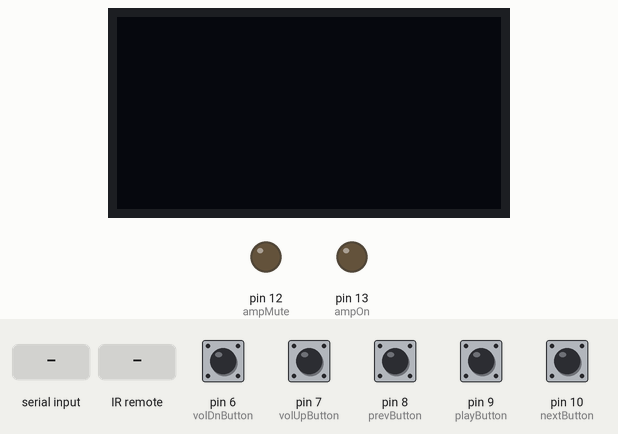
This sketch was run on a simulated Arduino Mega 2560, built with avr-gcc and run on an emulated ATmega2560. Parts: 128×64 one-colour display, output pins drawn as LEDs (lit = HIGH). The test bench sets the inputs (shaded band); at power-on: pin 6 (volDnButton), pin 7 (volUpButton), pin 8 (prevButton), pin 9 (playButton), pin 10 (nextButton) HIGH. The modem accepts every AT command (registered, SIM ready, sends succeed) and sends nothing else; what the sketch prints to the serial monitor is not drawn.

Above: at 1.2 s.
1.3 s: "2" received over the second serial link
At 2.3 s:
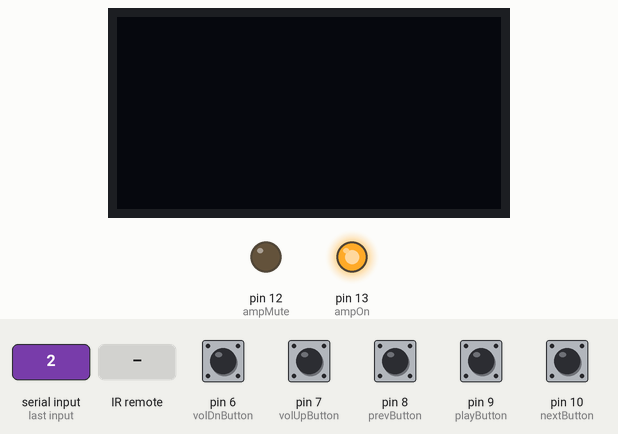
3.0 s: "1" received over the second serial link
At 3.15 s:
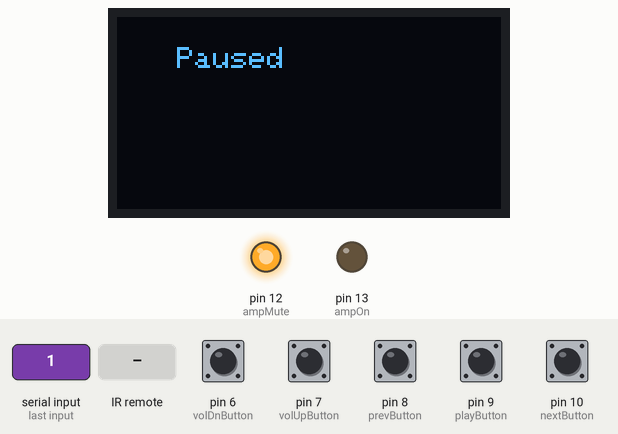
4.7 s: "4" received over the second serial link
At 4.83 s:
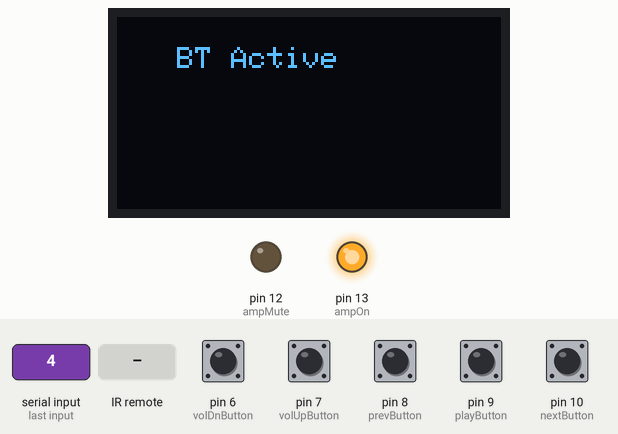
6.4 s: infrared code 0xFFC23D received
7.9 s: infrared code 0xFF02FD received
9.4 s: "3" received over the second serial link
At 9.53 s:
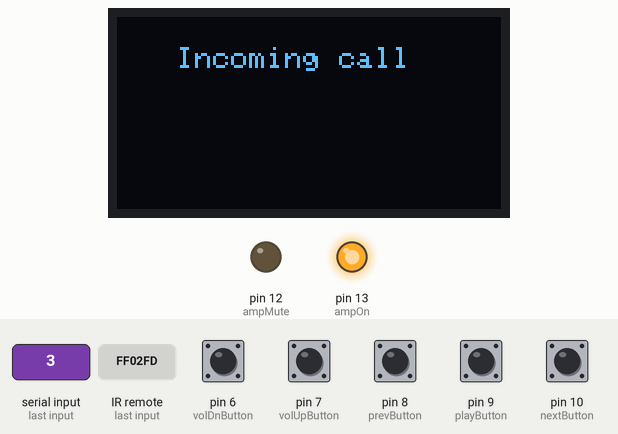
Timing chart, 0 to 12.1 s (numbered marks = the images above; inputs shaded):
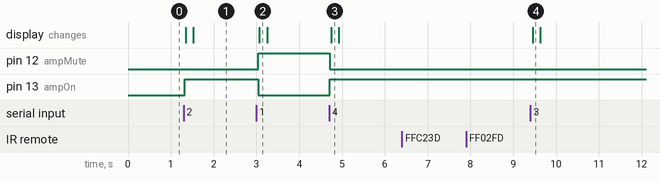

The sketch:

BT201_OLED___IR.ino
```cpp
#include <SPI.h>
#include <Wire.h>
#include <Adafruit_GFX.h>
#include <Adafruit_SSD1306.h>

#include <IRremote.h>

const int RECV_PIN = 3;

const int playButton = 9;
const int nextButton = 10;
const int prevButton = 8;
const int volUpButton = 7;
const int volDnButton = 6;
const int ampOn = 13;
const int ampMute = 12;

IRrecv irrecv(RECV_PIN);

decode_results results;

#define SCREEN_WIDTH 128 // OLED display width, in pixels
#define SCREEN_HEIGHT 64 // OLED display height, in pixels

#define OLED_RESET -1
Adafruit_SSD1306 display(SCREEN_WIDTH, SCREEN_HEIGHT, &Wire, OLED_RESET);


void setup() {
  pinMode(playButton, INPUT_PULLUP);
  pinMode(nextButton, INPUT_PULLUP);
  pinMode(prevButton, INPUT_PULLUP);
  pinMode(volUpButton, INPUT_PULLUP);
  pinMode(volDnButton, INPUT_PULLUP);
  pinMode(ampOn, OUTPUT);
  pinMode(ampMute, OUTPUT);
 Serial.begin(115200);
  Serial1.begin(115200);

 irrecv.enableIRIn(); // Start the receiver

  display.begin(SSD1306_SWITCHCAPVCC, 0x3C);  // initialize with the I2C addr 0x3C (for the 128x32)// Check your I2C address and enter it here, in Our case address is 0x3C
     display.clearDisplay();
  display.setTextSize(1);
  display.setTextColor(WHITE, BLACK);
}

void loop() {
  display.clearDisplay();
    if(getStatus() == 3){
      digitalWrite(ampOn, HIGH);
      digitalWrite(ampMute, LOW);
       display.setCursor(20, 10);
     display.print("BT Active");
    }else if(getStatus() == 2){
       digitalWrite(ampOn, LOW);
       digitalWrite(ampMute, HIGH);
       display.setCursor(20, 10);
    display.print("Paused");
    }else if(getStatus() == 4){
       digitalWrite(ampOn, HIGH);
      digitalWrite(ampMute, LOW);
       display.setCursor(20, 10);
    display.print("Incoming call");
    }/*else if(getStatus() == 1){
       digitalWrite(ampOn, LOW);
      digitalWrite(ampMute, HIGH);
       display.setCursor(20, 10);
    display.print("Disconnected");
    }*/
    if (irrecv.decode(&results)) {
    Serial.println(results.value, HEX);

    switch(results.value){
      case 0xFFC23D:
      playPause();
      break;

      case 0xFF02FD:
      nextTrack();
      break;

      case 0xFF22DD:
      prevTrack();
      break;

      case 0xFFE01F:
      volDown();
      break;

      case 0xFFA857:
      volUp();
      break;

      default:
      break;

    }
    irrecv.resume(); // Receive the next value
    }


  if(digitalRead(playButton) == LOW){
   playPause();
  }else if(digitalRead(nextButton) == LOW){
   nextTrack();
  }else if(digitalRead(prevButton) == LOW){
    prevTrack();
  }else if(digitalRead(volUpButton) == LOW){
   volUp();
  }else if(digitalRead(volDnButton) == LOW){
   volDown();
  }
display.display();
}

void playPause(){

   Serial1.println("AT+CB");
    delay(50);


}

void nextTrack(){
   Serial1.println("AT+CC");
    delay(50);
}

void prevTrack(){
   Serial1.println("AT+CD");
    delay(50);
}
void volUp(){
Serial1.println("AT+CE");
    delay(50);
}
void volDown(){

Serial1.println("AT+CF");
    delay(50);
}

int getStatus(){
  Serial1.println("AT+TS");
  delay(50);
   while (Serial1.available()) {
    int inByte = Serial1.read();
    Serial.write(inByte);
    if(inByte == '2' || inByte == '4'){
      return 3;
    }else if(inByte == '1'){
     return 2;
     }else if(inByte == '3'){
     return 4;
    }else if(inByte == '0'){
      return 1;
    }
}
}
```

Measured:
- after the input at 1.3 s, pin 13 (ampOn): LOW → HIGH at once; the display: first changes after 0.05 s (image 1 shows a later state)
- after the input at 3.0 s, pin 12 (ampMute): LOW → HIGH at once; pin 13 (ampOn): HIGH → LOW at once; the display: changes after 0.07 s (image 2)
- after the input at 4.7 s, pin 12 (ampMute): HIGH → LOW at once; pin 13 (ampOn): LOW → HIGH at once; the display: changes at once (image 3)
- after the input at 6.4 s, every drawn part: stays the same
- after the input at 7.9 s, every drawn part: stays the same
- after the input at 9.4 s, the display: changes after 0.05 s (image 4)
